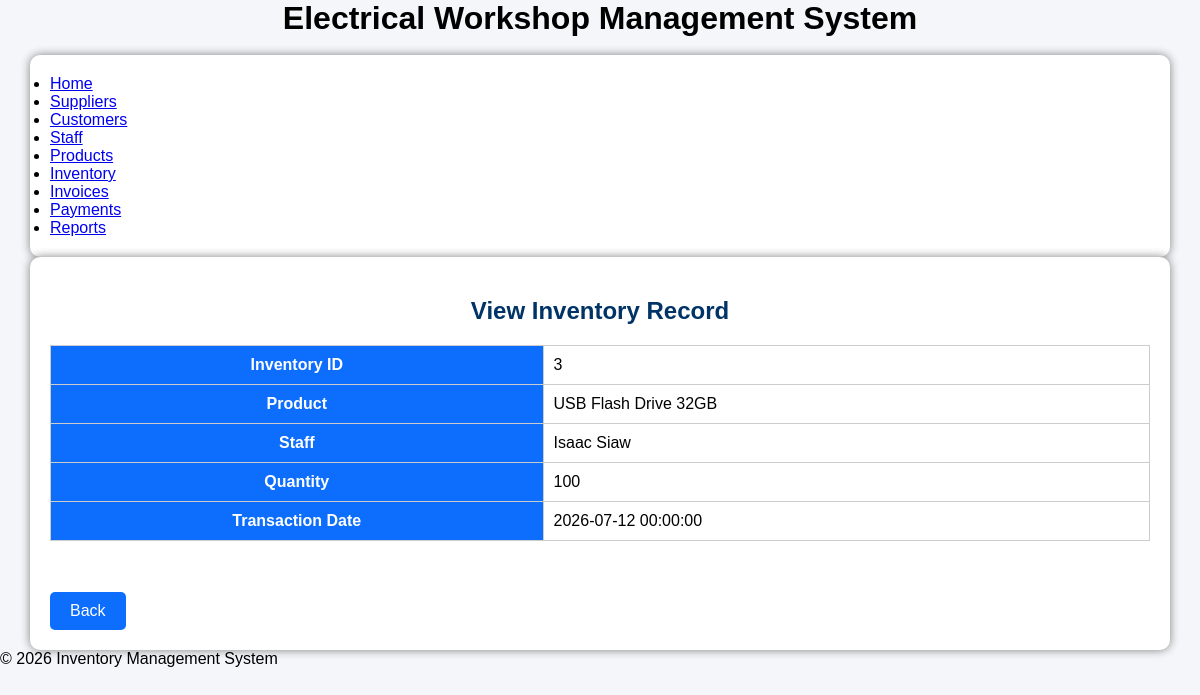
/inventory/view_inventory.php?inventory_id=3 (signed in), run on the app's committed database.
### tables this page shows
CREATE TABLE inventory_book (
  `Inventory_ID` int NOT NULL AUTO_INCREMENT,
  `Product_ID` int NOT NULL,
  `Staff_ID` int NOT NULL,
  `Quantity` int NOT NULL,
  `Transaction_Date` datetime NOT NULL,
  PRIMARY KEY (`Inventory_ID`),
  KEY `Product_ID` (`Product_ID`),
  KEY `Staff_ID` (`Staff_ID`),
  CONSTRAINT `inventory_book_ibfk_1` FOREIGN KEY (`Product_ID`) REFERENCES `product` (`Product_ID`),
  CONSTRAINT `inventory_book_ibfk_2` FOREIGN KEY (`Staff_ID`) REFERENCES `staff` (`Staff_ID`)
);

CREATE TABLE product (
  `Product_ID` int NOT NULL AUTO_INCREMENT,
  `Supplier_ID` int NOT NULL,
  `Product_Name` varchar(100) NOT NULL,
  `Unit_Price` decimal(10,2) NOT NULL,
  `Stock_Qty` int DEFAULT NULL,
  PRIMARY KEY (`Product_ID`),
  KEY `Supplier_ID` (`Supplier_ID`),
  CONSTRAINT `product_ibfk_1` FOREIGN KEY (`Supplier_ID`) REFERENCES `supplier` (`Supplier_ID`)
);

CREATE TABLE staff (
  `Staff_ID` int NOT NULL AUTO_INCREMENT,
  `Staff_Name` varchar(100) NOT NULL,
  `Phone` varchar(20) DEFAULT NULL,
  `Position` varchar(50) DEFAULT NULL,
  PRIMARY KEY (`Staff_ID`),
  UNIQUE KEY `Phone` (`Phone`)
);

### inventory/view_inventory.php (the view, shortened to what this page needs)
 <?php
include '../config/database.php';
include '../includes/header.php';
$Inventory_ID = $_GET['inventory_id'];
$sql = "SELECT
            Inventory_book.Inventory_ID,
            Product.Product_Name,
            Staff.Staff_Name,
            Inventory_book.Quantity,
            Inventory_book.Transaction_Date
        FROM Inventory_book
        INNER JOIN Product
            ON Inventory_book.Product_ID = Product.Product_ID
        INNER JOIN Staff
            ON Inventory_book.Staff_ID = Staff.Staff_ID
        WHERE Inventory_book.Inventory_ID = '$Inventory_ID'";
$result = mysqli_query($conn, $sql);
$row = mysqli_fetch_assoc($result);
?>
<!DOCTYPE html>
<html lang="en">
<head>
<link rel="stylesheet" href="css/style.css">
</head>
<body>
    <div class="container">
    <h2>View Inventory Record</h2>
    <table border="1" cellpadding="10" cellspacing="0">
        <tr>
            <th>Inventory ID</th>
            <td><?php echo $row['Inventory_ID']; ?></td>
        </tr>
        <tr>
            <th>Product</th>
            <td><?php echo $row['Product_Name']; ?></td>
        </tr>
        <tr>
            <th>Staff</th>
            <td><?php echo $row['Staff_Name']; ?></td>
        </tr>
        <tr>
            <th>Quantity</th>
            <td><?php echo $row['Quantity']; ?></td>
        </tr>
        <tr>
            <th>Transaction Date</th>
            <td><?php echo $row['Transaction_Date']; ?></td>
        </tr>
    </table>
    <br><br>
<div><a href="index.php" class="btn">Back</a></div>
</div>
<?php include '../includes/footer.php'; ?>
</body>
</html>

### css/style.css (style rules this page uses)
Body { Font-family: Arial; Background:#f4f4f4; }
.container { Width:70%; Margin:auto; Background:#fff; Padding:20px; Margin-top:40px; Border-radius:10px; Box-shadow:0 0 10px gray; }
H2 { Text-align:center; Color:#003366; }
Button,.btn { Background:#003366; Color:white; Padding:10px 20px; Border:none; Text-decoration:none; Display:inline-block; Margin-top:15px; Cursor:pointer; }
Table { Width:100%; Border-collapse:collapse; Margin-top:20px; }
Table,th,td { Border:1px solid #ccc; }
Th { Background:#003366; Color:white; Padding:10px; }
Td { Padding:10px; }
* { margin:0; padding:0; box-sizing:border-box; font-family:Arial, Helvetica, sans-serif; }
body { background:#f4f6f9; }
.container { width:95%; margin:auto; }
.btn { display:inline-block; background:#0d6efd; color:white; padding:10px 20px; text-decoration:none; border-radius:5px; }
table { width:100%; border-collapse:collapse; margin-top:20px; }
table th { background:#0d6efd; color:white; padding:10px; }
table td { padding:10px; border:1px solid #ccc; }
h2 { margin-top:20px; }

### data on the page
inventory_book: Inventory_ID "3", Product_ID.Product_Name "USB Flash Drive 32GB", Staff_ID.Staff_Name "Isaac Siaw", Quantity "100", Transaction_Date "2026-07-12 00:00:00"
